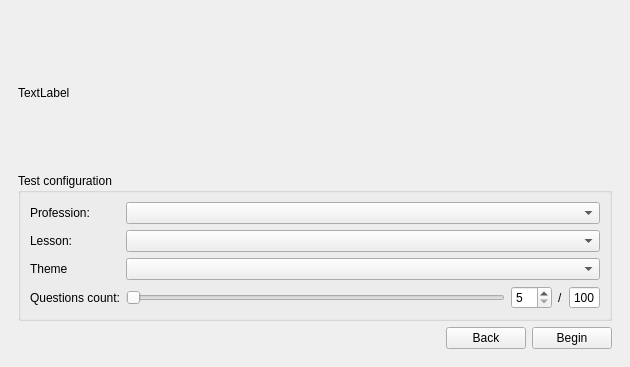
<?xml version="1.0" encoding="UTF-8"?>
<ui version="4.0">
 <class>RootWindow</class>
 <widget class="QMainWindow" name="RootWindow">
  <property name="geometry">
   <rect>
    <x>0</x>
    <y>0</y>
    <width>630</width>
    <height>367</height>
   </rect>
  </property>
  <property name="windowTitle">
   <string>MainWindow</string>
  </property>
  <widget class="QWidget" name="centralwidget">
   <layout class="QVBoxLayout" name="verticalLayout_2">
    <item>
     <widget class="QStackedWidget" name="stackedWidget">
      <property name="currentIndex">
       <number>0</number>
      </property>
      <widget class="QWidget" name="page">
       <layout class="QVBoxLayout" name="verticalLayout">
        <item>
         <widget class="QLabel" name="label">
          <property name="sizePolicy">
           <sizepolicy hsizetype="Preferred" vsizetype="Expanding">
            <horstretch>0</horstretch>
            <verstretch>0</verstretch>
           </sizepolicy>
          </property>
          <property name="text">
           <string>TextLabel</string>
          </property>
         </widget>
        </item>
        <item>
         <widget class="QGroupBox" name="groupBox">
          <property name="title">
           <string>Test configuration</string>
          </property>
          <layout class="QFormLayout" name="formLayout">
           <item row="0" column="0">
            <widget class="QLabel" name="label_2">
             <property name="text">
              <string>Profession:</string>
             </property>
            </widget>
           </item>
           <item row="0" column="1">
            <widget class="QComboBox" name="ComboBox_Config_Profession"/>
           </item>
           <item row="1" column="0">
            <widget class="QLabel" name="label_3">
             <property name="text">
              <string>Lesson:</string>
             </property>
            </widget>
           </item>
           <item row="1" column="1">
            <widget class="QComboBox" name="ComboBox_Config_Lessons"/>
           </item>
           <item row="2" column="0">
            <widget class="QLabel" name="label_5">
             <property name="text">
              <string>Theme</string>
             </property>
            </widget>
           </item>
           <item row="2" column="1">
            <widget class="QComboBox" name="ComboBox_Config_Theme"/>
           </item>
           <item row="3" column="0">
            <widget class="QLabel" name="label_4">
             <property name="text">
              <string>Questions count:</string>
             </property>
            </widget>
           </item>
           <item row="3" column="1">
            <layout class="QHBoxLayout" name="horizontalLayout">
             <item>
              <widget class="QSlider" name="HorizontalSlider_Config_QuestionsCount">
               <property name="minimum">
                <number>5</number>
               </property>
               <property name="orientation">
                <enum>Qt::Horizontal</enum>
               </property>
              </widget>
             </item>
             <item>
              <widget class="QSpinBox" name="SBox_Config_needQCount">
               <property name="minimum">
                <number>5</number>
               </property>
              </widget>
             </item>
             <item>
              <widget class="QLabel" name="label_6">
               <property name="text">
                <string>/</string>
               </property>
              </widget>
             </item>
             <item>
              <widget class="QSpinBox" name="SBox_Config_maxQCount">
               <property name="contextMenuPolicy">
                <enum>Qt::DefaultContextMenu</enum>
               </property>
               <property name="readOnly">
                <bool>true</bool>
               </property>
               <property name="buttonSymbols">
                <enum>QAbstractSpinBox::NoButtons</enum>
               </property>
               <property name="maximum">
                <number>100</number>
               </property>
               <property name="value">
                <number>100</number>
               </property>
              </widget>
             </item>
            </layout>
           </item>
          </layout>
         </widget>
        </item>
        <item>
         <layout class="QHBoxLayout" name="horizontalLayout_2">
          <item>
           <spacer name="horizontalSpacer">
            <property name="orientation">
             <enum>Qt::Horizontal</enum>
            </property>
            <property name="sizeHint" stdset="0">
             <size>
              <width>40</width>
              <height>20</height>
             </size>
            </property>
           </spacer>
          </item>
          <item>
           <widget class="QPushButton" name="PButton_Config_Back">
            <property name="text">
             <string>Back</string>
            </property>
           </widget>
          </item>
          <item>
           <widget class="QPushButton" name="PButton_Config_Begin">
            <property name="enabled">
             <bool>true</bool>
            </property>
            <property name="text">
             <string>Begin</string>
            </property>
           </widget>
          </item>
         </layout>
        </item>
       </layout>
      </widget>
      <widget class="QWidget" name="page_2">
       <layout class="QHBoxLayout" name="horizontalLayout_3">
        <item>
         <widget class="QGroupBox" name="groupBox_2">
          <property name="sizePolicy">
           <sizepolicy hsizetype="Expanding" vsizetype="Preferred">
            <horstretch>0</horstretch>
            <verstretch>0</verstretch>
           </sizepolicy>
          </property>
          <property name="title">
           <string/>
          </property>
          <layout class="QVBoxLayout" name="verticalLayout_4">
           <property name="spacing">
            <number>0</number>
           </property>
           <property name="leftMargin">
            <number>0</number>
           </property>
           <property name="topMargin">
            <number>0</number>
           </property>
           <property name="rightMargin">
            <number>0</number>
           </property>
           <item>
            <widget class="QGroupBox" name="GroupBox_Tester_Examinee">
             <property name="sizePolicy">
              <sizepolicy hsizetype="Preferred" vsizetype="Expanding">
               <horstretch>0</horstretch>
               <verstretch>0</verstretch>
              </sizepolicy>
             </property>
             <property name="title">
              <string/>
             </property>
             <layout class="QVBoxLayout" name="verticalLayout_7">
              <item>
               <layout class="QHBoxLayout" name="horizontalLayout_4">
                <item>
                 <layout class="QVBoxLayout" name="verticalLayout_5" stretch="0,0,0">
                  <property name="sizeConstraint">
                   <enum>QLayout::SetFixedSize</enum>
                  </property>
                  <property name="rightMargin">
                   <number>1</number>
                  </property>
                  <item>
                   <widget class="QLabel" name="label_7">
                    <property name="text">
                     <string>Profession:</string>
                    </property>
                   </widget>
                  </item>
                  <item>
                   <widget class="QLabel" name="label_8">
                    <property name="text">
                     <string>Lesson:</string>
                    </property>
                   </widget>
                  </item>
                  <item>
                   <widget class="QLabel" name="label_9">
                    <property name="text">
                     <string>Theme:</string>
                    </property>
                   </widget>
                  </item>
                 </layout>
                </item>
                <item>
                 <layout class="QVBoxLayout" name="verticalLayout_6">
                  <property name="sizeConstraint">
                   <enum>QLayout::SetMaximumSize</enum>
                  </property>
                  <property name="rightMargin">
                   <number>100</number>
                  </property>
                  <item>
                   <widget class="QLabel" name="Label_Tester_Profession">
                    <property name="sizePolicy">
                     <sizepolicy hsizetype="Minimum" vsizetype="Preferred">
                      <horstretch>0</horstretch>
                      <verstretch>0</verstretch>
                     </sizepolicy>
                    </property>
                    <property name="maximumSize">
                     <size>
                      <width>300</width>
                      <height>16777215</height>
                     </size>
                    </property>
                    <property name="text">
                     <string>_profession</string>
                    </property>
                   </widget>
                  </item>
                  <item>
                   <widget class="QLabel" name="Label_Tester_Lesson">
                    <property name="sizePolicy">
                     <sizepolicy hsizetype="Minimum" vsizetype="Preferred">
                      <horstretch>0</horstretch>
                      <verstretch>0</verstretch>
                     </sizepolicy>
                    </property>
                    <property name="maximumSize">
                     <size>
                      <width>300</width>
                      <height>16777215</height>
                     </size>
                    </property>
                    <property name="text">
                     <string>_lesson</string>
                    </property>
                   </widget>
                  </item>
                  <item>
                   <widget class="QLabel" name="Label_Tester_Theme">
                    <property name="sizePolicy">
                     <sizepolicy hsizetype="Minimum" vsizetype="Preferred">
                      <horstretch>0</horstretch>
                      <verstretch>0</verstretch>
                     </sizepolicy>
                    </property>
                    <property name="maximumSize">
                     <size>
                      <width>300</width>
                      <height>16777215</height>
                     </size>
                    </property>
                    <property name="text">
                     <string>_theme</string>
                    </property>
                   </widget>
                  </item>
                 </layout>
                </item>
               </layout>
              </item>
              <item>
               <widget class="QGroupBox" name="groupBox_3">
                <property name="sizePolicy">
                 <sizepolicy hsizetype="Preferred" vsizetype="Expanding">
                  <horstretch>0</horstretch>
                  <verstretch>0</verstretch>
                 </sizepolicy>
                </property>
                <property name="title">
                 <string>Question</string>
                </property>
                <layout class="QVBoxLayout" name="verticalLayout_8">
                 <item>
                  <widget class="QLabel" name="Label_Tester_Question">
                   <property name="text">
                    <string>Question Text</string>
                   </property>
                   <property name="alignment">
                    <set>Qt::AlignLeading|Qt::AlignLeft|Qt::AlignTop</set>
                   </property>
                  </widget>
                 </item>
                </layout>
               </widget>
              </item>
             </layout>
            </widget>
           </item>
           <item>
            <widget class="QGroupBox" name="GroupBox_Tester_Answers">
             <property name="sizePolicy">
              <sizepolicy hsizetype="Preferred" vsizetype="Maximum">
               <horstretch>0</horstretch>
               <verstretch>0</verstretch>
              </sizepolicy>
             </property>
             <property name="minimumSize">
              <size>
               <width>0</width>
               <height>0</height>
              </size>
             </property>
             <property name="title">
              <string>Answers</string>
             </property>
             <layout class="QVBoxLayout" name="VLay_Tester_Answers"/>
            </widget>
           </item>
          </layout>
         </widget>
        </item>
        <item>
         <layout class="QVBoxLayout" name="verticalLayout_3">
          <property name="sizeConstraint">
           <enum>QLayout::SetMinimumSize</enum>
          </property>
          <item>
           <widget class="QPushButton" name="pushButton">
            <property name="minimumSize">
             <size>
              <width>150</width>
              <height>0</height>
             </size>
            </property>
            <property name="maximumSize">
             <size>
              <width>300</width>
              <height>16777215</height>
             </size>
            </property>
            <property name="text">
             <string>PushButton</string>
            </property>
           </widget>
          </item>
          <item>
           <widget class="QScrollArea" name="scrollArea">
            <property name="sizePolicy">
             <sizepolicy hsizetype="Minimum" vsizetype="Expanding">
              <horstretch>0</horstretch>
              <verstretch>0</verstretch>
             </sizepolicy>
            </property>
            <property name="minimumSize">
             <size>
              <width>150</width>
              <height>0</height>
             </size>
            </property>
            <property name="maximumSize">
             <size>
              <width>300</width>
              <height>16777215</height>
             </size>
            </property>
            <property name="widgetResizable">
             <bool>true</bool>
            </property>
            <property name="alignment">
             <set>Qt::AlignLeading|Qt::AlignLeft|Qt::AlignTop</set>
            </property>
            <widget class="QWidget" name="GLay_Tester_Questions">
             <property name="geometry">
              <rect>
               <x>0</x>
               <y>0</y>
               <width>148</width>
               <height>298</height>
              </rect>
             </property>
             <layout class="QGridLayout" name="gridLayout_2"/>
            </widget>
           </widget>
          </item>
         </layout>
        </item>
       </layout>
      </widget>
     </widget>
    </item>
   </layout>
  </widget>
 </widget>
 <resources/>
 <connections>
  <connection>
   <sender>HorizontalSlider_Config_QuestionsCount</sender>
   <signal>valueChanged(int)</signal>
   <receiver>SBox_Config_needQCount</receiver>
   <slot>setValue(int)</slot>
   <hints>
    <hint type="sourcelabel">
     <x>307</x>
     <y>282</y>
    </hint>
    <hint type="destinationlabel">
     <x>523</x>
     <y>282</y>
    </hint>
   </hints>
  </connection>
  <connection>
   <sender>SBox_Config_needQCount</sender>
   <signal>valueChanged(int)</signal>
   <receiver>HorizontalSlider_Config_QuestionsCount</receiver>
   <slot>setValue(int)</slot>
   <hints>
    <hint type="sourcelabel">
     <x>523</x>
     <y>282</y>
    </hint>
    <hint type="destinationlabel">
     <x>307</x>
     <y>282</y>
    </hint>
   </hints>
  </connection>
 </connections>
</ui>
